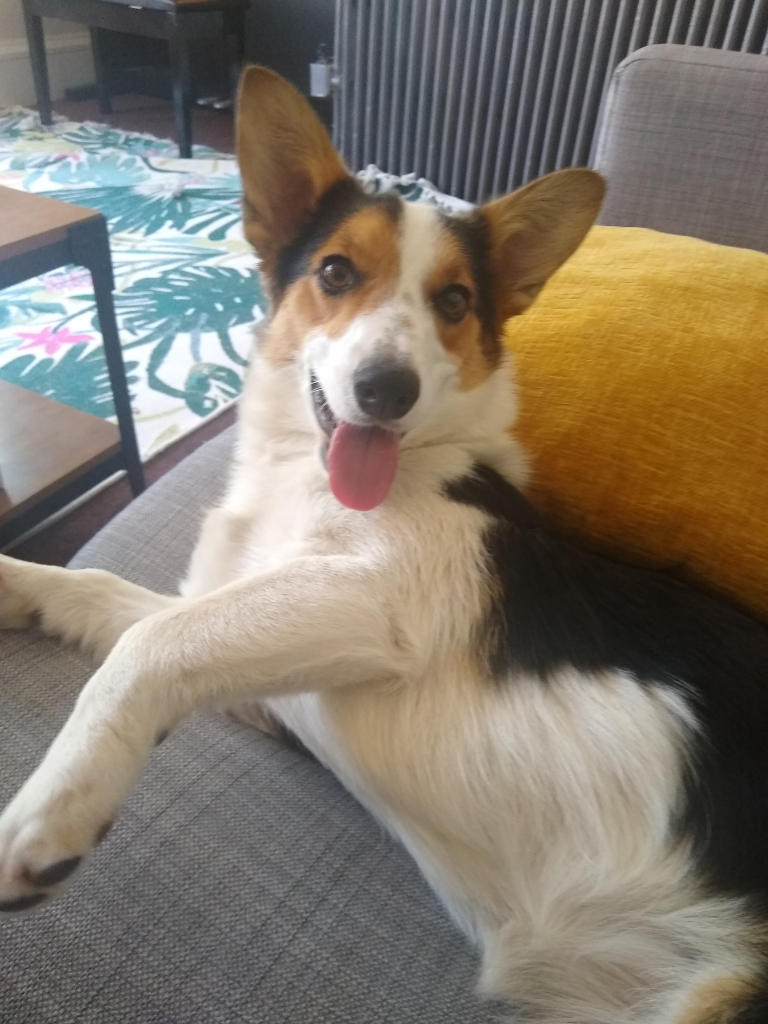
#> input picture images/td/fraya.jpg, 3072 x 4096 px (shown at 1/4 size)
$ jupyter execute --allow-errors tensor_decomp.ipynb
#> lines starting #> are read from the running program, lines starting #| are printed output that depends on the picture
# Tensor Decomposition for high-dimensional Data

In some recent posts, I have outlined some of the important aspects and applications of the Singular Value Decomposition of a matrix (SVD). The SVD, among other matrix decompositions are pervaisive across areas of science and data science. These approaches work extremely well we can organize our data into matrices. There are some cases when cannot do this. When we extend beyond the two dimensions of a matrix, many of our go-to algorithms may not so easily apply. The SVD, for instance, only works to decompose matrices. All is not lost, however. To analyze the signals underlying high-dimensional arrays we can turn to tensor decomposition.

Tensor decomposition works similarly to matrix decomposition in that the goal is to express the original data array as a combination of factors, each expressing different aspects of the data. In this post, we'll examine the Canonical Polyadic Decomposition of a tensor (CPD). Just as the SVD affords different rank r approximations of a matrix, the CPD is rank decomposition for tensors.

- Complications with Tensors
- Tensor Rank
- The Canonical Polyadic Decomposition of a Tensor
- Randomized Tensor Decomposition

## Complications with Tensors

## Tensor Rank

In one of my earlier posts, we looked at an example of a rank 1 matrix and saw that the matrix consisted of the same column over and over again multipled by different values. Similarly for third-order tensors, each 2d slice is a rank 1 matrix.

[cell 1]
import numpy as np
import matplotlib.pyplot as plt
import seaborn
import tensorly
from tensorly.decomposition import parafac
from PIL import Image, ImageOps

[cell 2]
### just generating an image of a cube


from mpl_toolkits.mplot3d import Axes3D
import numpy as np
import matplotlib.pyplot as plt
import matplotlib.cm
import matplotlib.colorbar
import matplotlib.colors

def cuboid_data(center, size=(1,1,1)):
    # code taken from
    # http://stackoverflow.com/questions/30715083/python-plotting-a-wireframe-3d-cuboid?noredirect=1&lq=1
    # suppose axis direction: x: to left; y: to inside; z: to upper
    # get the (left, outside, bottom) point
    o = [a - b / 2 for a, b in zip(center, size)]
    # get the length, width, and height
    l, w, h = size
    x = np.array([[o[0], o[0] + l, o[0] + l, o[0], o[0]],  # x coordinate of points in bottom surface
         [o[0], o[0] + l, o[0] + l, o[0], o[0]],  # x coordinate of points in upper surface
         [o[0], o[0] + l, o[0] + l, o[0], o[0]],  # x coordinate of points in outside surface
         [o[0], o[0] + l, o[0] + l, o[0], o[0]]])  # x coordinate of points in inside surface
    y = np.array([[o[1], o[1], o[1] + w, o[1] + w, o[1]],  # y coordinate of points in bottom surface
         [o[1], o[1], o[1] + w, o[1] + w, o[1]],  # y coordinate of points in upper surface
         [o[1], o[1], o[1], o[1], o[1]],          # y coordinate of points in outside surface
         [o[1] + w, o[1] + w, o[1] + w, o[1] + w, o[1] + w]])    # y coordinate of points in inside surface
    z = np.array([[o[2], o[2], o[2], o[2], o[2]],                        # z coordinate of points in bottom surface
         [o[2] + h, o[2] + h, o[2] + h, o[2] + h, o[2] + h],    # z coordinate of points in upper surface
         [o[2], o[2], o[2] + h, o[2] + h, o[2]],                # z coordinate of points in outside surface
         [o[2], o[2], o[2] + h, o[2] + h, o[2]]])                # z coordinate of points in inside surface
    return x, y, z

def plotCubeAt(pos=(0,0,0), c="b", alpha=0.1, ax=None):
    # Plotting N cube elements at position pos
    if ax !=None:
        X, Y, Z = cuboid_data( (pos[0],pos[1],pos[2]) )
        ax.plot_surface(X, Y, Z, color=c, rstride=1, cstride=1, alpha=0.1)

def plotMatrix(ax, x, y, z, data, cmap="jet", cax=None, alpha=0.1):
    # plot a Matrix
#> called with x = array of shape (10,), y = array of shape (5,), z = array of shape (5,), data = array of shape (10, 5, 5), cmap = 'inferno', alpha = 0.1
    norm = matplotlib.colors.Normalize(vmin=data.min(), vmax=data.max())
    colors = lambda i,j,k : matplotlib.cm.ScalarMappable(norm=norm,cmap = cmap).to_rgba(data[i,j,k])
    for i, xi in enumerate(x):
            for j, yi in enumerate(y):
                for k, zi, in enumerate(z):
                    plotCubeAt(pos=(xi, yi, zi), c=colors(i,j,k), alpha=alpha,  ax=ax)


    if cax !=None:
        cbar = matplotlib.colorbar.ColorbarBase(cax, cmap=cmap,
                                norm=norm,
                                orientation='vertical')
        cbar.set_ticks(np.unique(data))
        # set the colorbar transparent as well
        cbar.solids.set(alpha=alpha)

[cell 3]
ax = plt.figure().add_subplot(projection='3d')
x = np.array(range(10))
y = np.array(range(10,15))
z = np.array(range(15,20))
data_value = np.random.random((len(x), len(y), len(z)) )
plotMatrix(ax, x, y, z, data_value, cmap='inferno')
ax.axis('off');
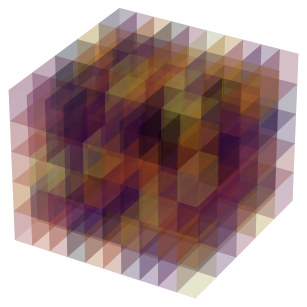
#> figure drawn by matplotlib, 1 panel

[cell 4]
np.random.seed(121)
r1 = np.random.normal(0.0, 0.9, size=(4))
r2 = np.random.normal(0.0, 0.9, size=(5))
r3 = np.random.normal(0.0, 0.9, size=(6))

data = np.zeros((4,5,6))
for i,r in enumerate(r3):
    data[:,:,i] = np.outer(r1,r2) * r

#seaborn.heatmap(data);

[cell 5]
fig, axs = plt.subplots(1, 6, figsize=(16,2))

seaborn.heatmap(ax=axs[0], data=np.outer(r1, r2), cbar=False, square=True, vmin=data.min(), vmax=data.max())
axs[0].set_title('outer(r1, r2)')
axs[0].axis('off')

for i in range(1,6):
    seaborn.heatmap(ax=axs[i], data=data[:,i-1,0][:,None], cbar=False, square=True, vmin=data.min(), vmax=data.max())
    axs[i].set_title(f'r1 * {np.round(r2[i-1],2)}')
    axs[i].axis('off')
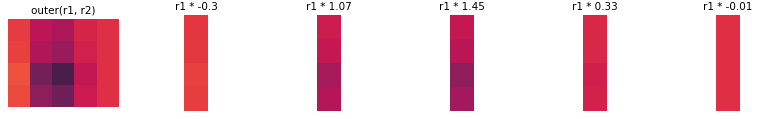
#> figure drawn by matplotlib, 6 panels

[cell 6]
fig, axs = plt.subplots(1, 6, figsize=(14,4))

for i in range(6):
    seaborn.heatmap(ax=axs[i], data=data[:,:,i], cbar=False, square=True, vmin=data.min(), vmax=data.max())
    axs[i].set_title(f' outer(r1, r2) * {np.round(r3[i],2)}')
    axs[i].axis('off')
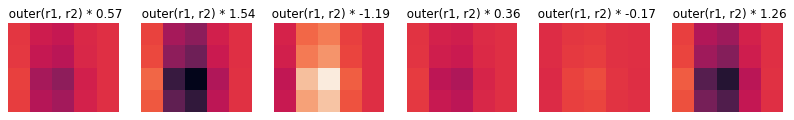
#> figure drawn by matplotlib, 6 panels

#> (a cell that did not finish here is left out)

#> (a cell that did not finish here is left out)

[cell 9]
fig, axs = plt.subplots(1,3)

#> (the rest of this cell did not finish here and is left out)

#> (a cell that did not finish here is left out)

#> (a cell that did not finish here is left out)

#> (a cell that did not finish here is left out)

#> (a cell that did not finish here is left out)

## CPD-based Compression

[cell 14]
fraya = Image.open('images/td/fraya.jpg')
#> fraya is the input picture: PIL image 3072x4096 RGB; mean R, G, B 130.1, 120.9, 107.6

[cell 15]
size = fraya.size
#> size = (3072, 4096)
fraya = fraya.resize((int(size[0]/8), int(size[1]/8)))
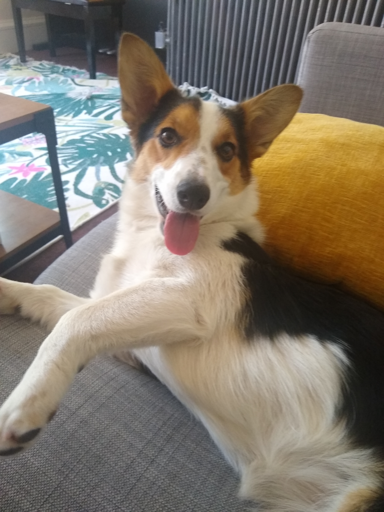
#> fraya: PIL image 384x512 RGB; mean R, G, B 130.1, 120.9, 107.6
#fraya.resize((500,500))
